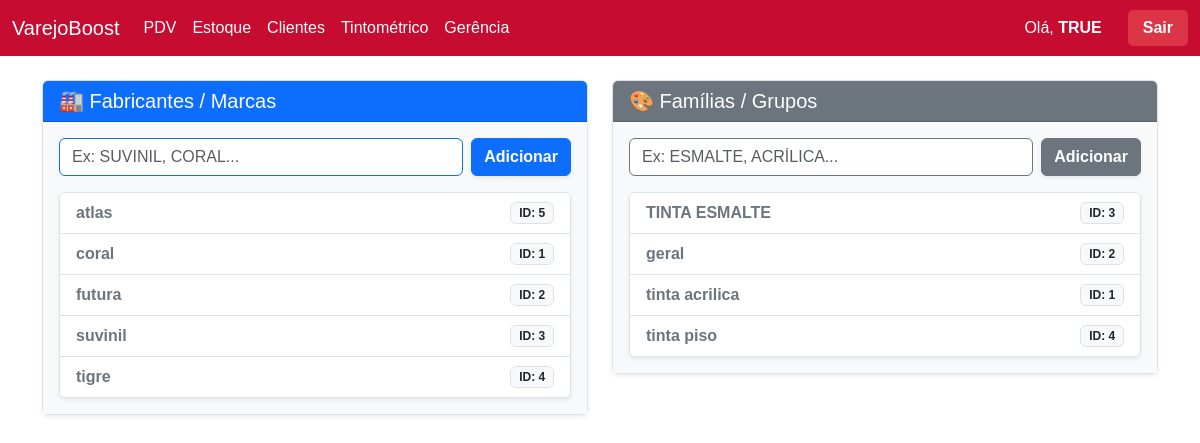
/gerencia/auxiliares/ (signed in), run on the app's committed database.
### inventario/models.py (models this page shows, shortened)
class Marca(models.Model):
    nome = models.CharField(max_length=100, unique=True)

class Familia(models.Model):
    nome = models.CharField(max_length=100, unique=True)

### inventario/views/auxiliares.py (the view)
# urls.py: path('gerencia/auxiliares/', auxiliares.tela_marcas, name='tela_gerencia_auxiliares'),
def tela_marcas(request):
    if 'usuario_logado' not in request.session:
        return redirect('login')
    familias = Familia.objects.all().order_by('nome')
    marcas = Marca.objects.all().order_by('nome')
    return render(request, 'inventario/gerencia_auxiliares.html', {
        'familias': familias, 'marcas': marcas, 'marcas_list': marcas, 'fabricantes': marcas, 'aba_ativa': 'marcas'
    })

### inventario/templates/inventario/gerencia_auxiliares.html (shortened to what this page needs)
{% extends 'inventario/base.html' %}
{% block content %}
<div class="row g-4">
    <div class="col-md-6">
        <div class="card shadow-sm border-0">
            <div class="card-header bg-primary text-white fw-bold">
                <h5 class="mb-0">🏭 Fabricantes / Marcas</h5>
            </div>
            <div class="card-body bg-light">
                <form method="POST" action="{% url 'salvar_marca' %}" class="d-flex gap-2 mb-3">
                    <input type="text" name="nome" class="form-control border-primary" placeholder="Ex: SUVINIL, CORAL..." required>
                    <button type="submit" class="btn btn-primary fw-bold shadow-sm">Adicionar</button>
                </form>
                <div class="bg-white border rounded shadow-sm" style="max-height: 300px; overflow-y: auto;">
                    <ul class="list-group list-group-flush">
                        {% for m in marcas %}
                        <li class="list-group-item d-flex justify-content-between align-items-center">
                            <span class="fw-bold text-secondary">{{ m.nome }}</span>
                            <span class="badge bg-light text-dark border">ID: {{ m.id }}</span>
                        </li>
                        {% empty %}
                        <li class="list-group-item text-muted text-center py-4">Nenhuma marca cadastrada.</li>
                        {% endfor %}
                    </ul>
                </div>
            </div>
        </div>
    </div>
    <div class="col-md-6">
        <div class="card shadow-sm border-0">
            <div class="card-header bg-secondary text-white fw-bold">
                <h5 class="mb-0">🎨 Famílias / Grupos</h5>
            </div>
            <div class="card-body bg-light">
                <form method="POST" action="{% url 'salvar_familia' %}" class="d-flex gap-2 mb-3">
                    <input type="text" name="nome" class="form-control border-secondary" placeholder="Ex: ESMALTE, ACRÍLICA..." required>
                    <button type="submit" class="btn btn-secondary fw-bold shadow-sm">Adicionar</button>
                </form>
                <div class="bg-white border rounded shadow-sm" style="max-height: 300px; overflow-y: auto;">
                    <ul class="list-group list-group-flush">
                        {% for f in familias %}
                        <li class="list-group-item d-flex justify-content-between align-items-center">
                            <span class="fw-bold text-secondary">{{ f.nome }}</span>
                            <span class="badge bg-light text-dark border">ID: {{ f.id }}</span>
                        </li>
                        {% empty %}
                        <li class="list-group-item text-muted text-center py-4">Nenhuma família cadastrada.</li>
                        {% endfor %}
                    </ul>
                </div>
            </div>
        </div>
    </div>
</div>
{% endblock %}

### inventario/templates/inventario/base.html (style rules this page uses)
body { background-color: #FFFFFF; color: #101820; font-family: sans-serif; }
.card { border: 1px solid #dee2e6 !important; }

### data on the page
Marca: nome "atlas", id "5"
Marca: nome "coral", id "1"
Marca: nome "futura", id "2"
Marca: nome "suvinil", id "3"
Marca: nome "tigre", id "4"
Familia: nome "TINTA ESMALTE", id "3"
Familia: nome "geral", id "2"
Familia: nome "tinta acrilica", id "1"
Familia: nome "tinta piso", id "4"

### other printed values
{{ request.session.usuario_logado|upper }} "TRUE"
